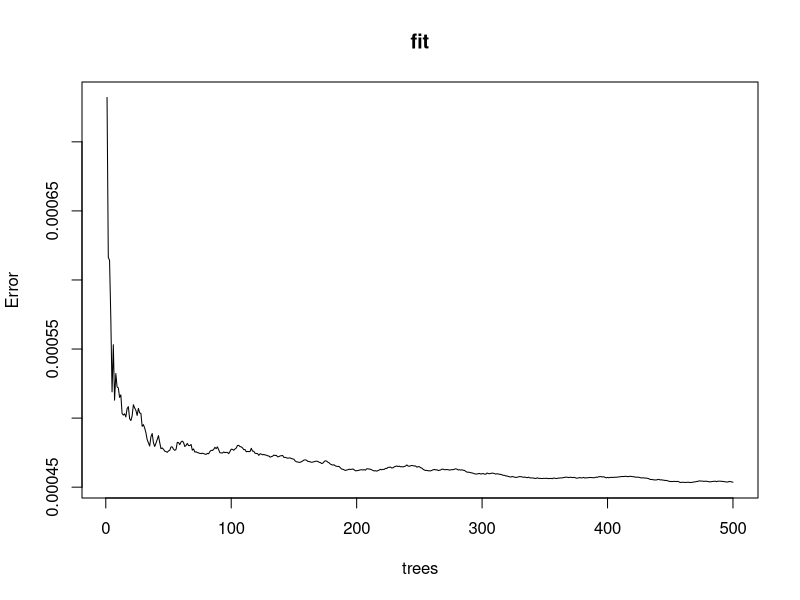
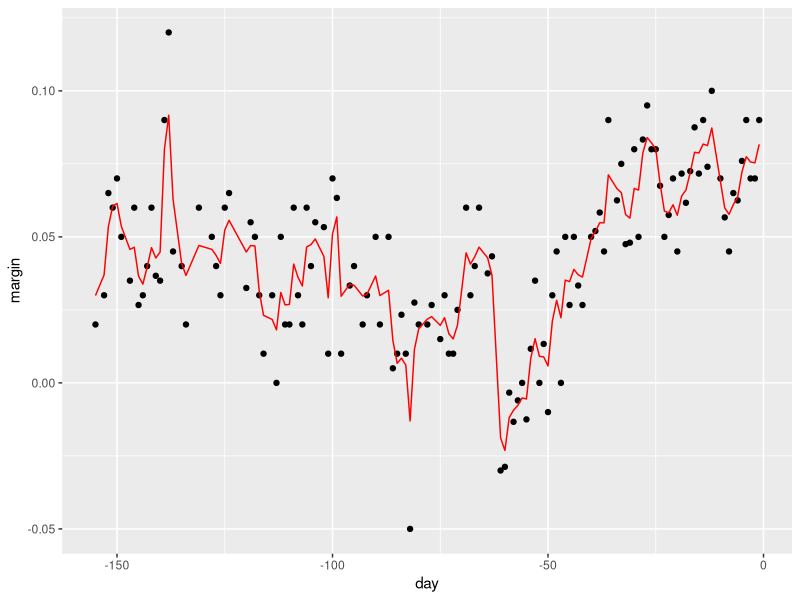

These charts were generated, in order, by the following R code: (Note: this script raises an error after producing the figures.)
#config
library(tidyverse)
library(dslabs)
library(caret)
library(rpart)
library(randomForest)

# we use the 2008 poll data to demonstrate how we can create a random forest
fit <- randomForest(margin~., data = polls_2008)
plot(fit)

# here we can show the final result of the prediction vs actual data
polls_2008 %>%
  mutate(y_hat = predict(fit, newdata = polls_2008)) %>%
  ggplot() +
  geom_point(aes(day, margin)) +
  geom_line(aes(day, y_hat), col="red")

# we use the 2 or 7 data to demonstrat random forests further
train_rf <- randomForest(y~., data=mnist_27$train)
confusionMatrix(predict(train_rf, mnist_27$test), mnist_27$test$y)$overall["Accuracy"]

# the resulting tree was too wiggly, so we can sue the caret package to optimise the parameters
fit <- train(y~., method = "Rborist", 
             tuneGrid = data.frame(predFixed = 2, minNode = c(3,50)),
             data = mnist_27$train)

confusionMatrix(predict(fit, mnist_27$test), mnist_27$test$y)$overall["Accuracy"]
